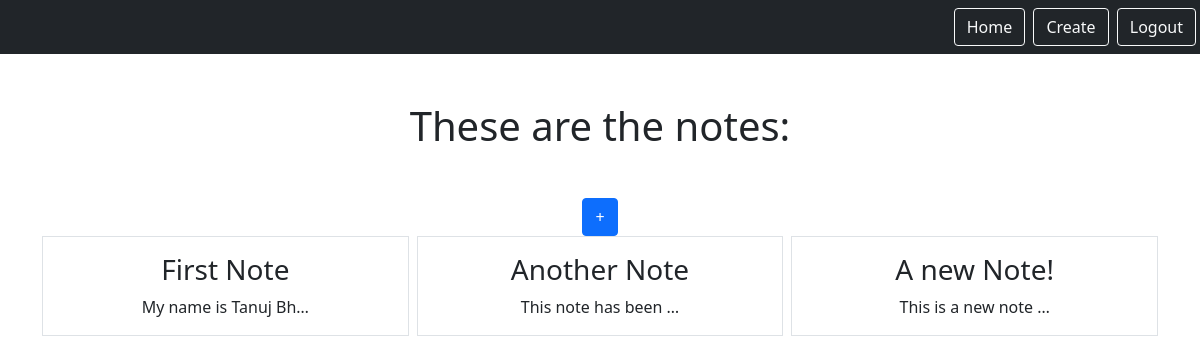
Page /smart/notes (signed in) on the earlier database version.
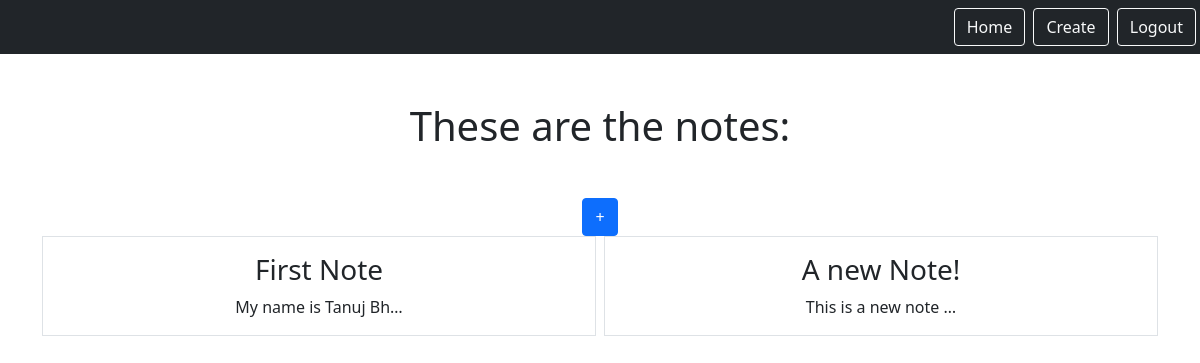
Same page on the later database version.
### notes/models.py (models this page shows)
class Notes(models.Model):
    title = models.CharField(max_length=200)
    text = models.TextField()
    created = models.DateTimeField(auto_now_add=True)
    user = models.ForeignKey(User, on_delete=models.CASCADE, related_name="notes")

### notes/views.py (the view, shortened to what this page needs)
# urls.py: path('notes', views.NotesListView.as_view(), name="note.list"),
class NotesListView(LoginRequiredMixin, ListView):
    model = Notes
    context_object_name = "notes"
    template_name = 'notes/note_list.html'
    login_url='/admin'

### notes/templates/notes/note_list.html (shortened to what this page needs)
{% extends "base.html"%} {%block content%}
<h1 class="my-5">These are the notes:</h1>
<div>
  <a href="{%url 'note.new'%}" class="btn btn-primary text-left">+</a>
</div>
<div class="row row-cols3 g-2">
  {%for note in notes%}
  <div class="col">
    <div class="p-3 border">
      <a
        href="{% url 'note.detail' pk=note.id %}"
        class="text-dark text-decoration-none"
      >
        <h3>{{note.title}}</h3>
      </a>
      {{note.text|truncatechars:20}}
    </div>
  </div>
  {%endfor%} {%endblock%}

Differences in the rows shown:
removed Notes: title "Another Note", text "This note has been …"
